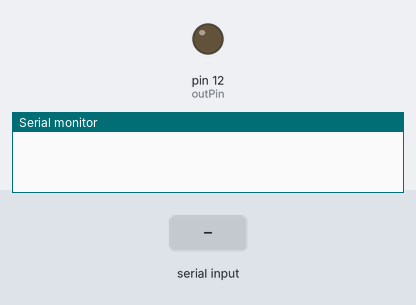
This sketch was run on a simulated Arduino Uno, built with avr-gcc and run on an emulated ATmega328P. Parts: output pins drawn as LEDs (lit = HIGH), the last lines printed to the serial monitor. The inputs (shaded band) are chosen by the test bench.

Above: at 1.2 s.
1.3 s: "M" received over Serial
At 2.3 s:
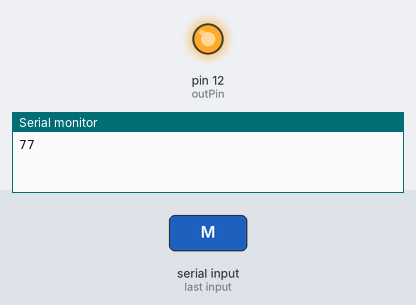
2.8 s: "N" received over Serial
At 3.4 s:
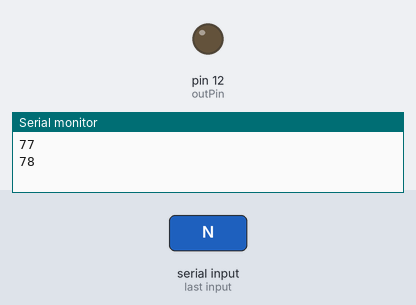
Timing chart, 0 to 5.8 s (numbered marks = the images above; inputs shaded):
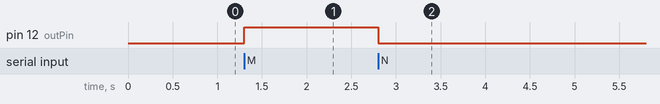

The sketch:

Arduino_Gmail_sketch.ino
```cpp
//Arduino Uno
// Code to run the Arduino
//LED should be conndected to digital pin out 12
//intial code sketch from
//http://j4mie.org/blog/how-to-make-a-physical-gmail-notifier/


int outPin = 12; // Output connected to digital pin 12
int mail = LOW; // Is there new mail?, start low
int val; // Value read from the serial port

//Setup pyserial communticaion
void setup()
{
    pinMode(outPin, OUTPUT); // sets the digital pin as output
    Serial.begin(9600);
    Serial.flush();
}

//Main loop
//When the serial port is available use the value sent to change the color of an LED
//hooked up to digital output #12

void loop()
{
    // Read from serial port
    if (Serial.available())
    {
        val = Serial.read();
        Serial.println(val);
        if (val == 'M') mail = HIGH;
        else if (val == 'N') mail = LOW;
    }

    // Set the status of the output pin
    digitalWrite(outPin, mail);
}
```

Measured:
- after the input at 1.3 s, pin 12 (outPin): LOW → HIGH at once
- after the input at 2.8 s, pin 12 (outPin): HIGH → LOW at once
